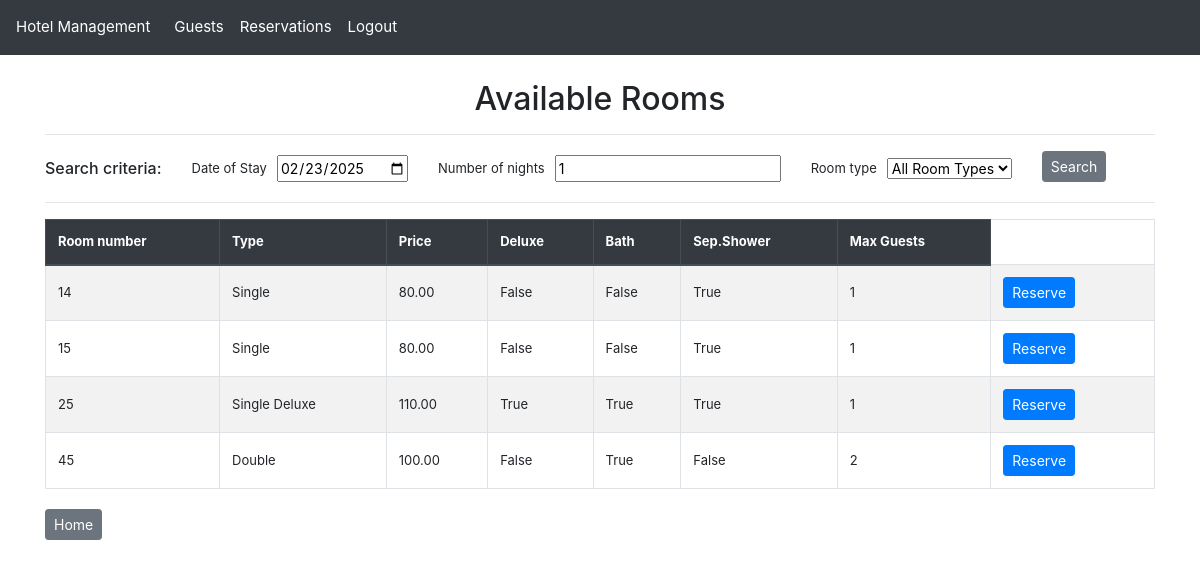
The page /available-rooms/ (signed in) on the database as committed earlier.
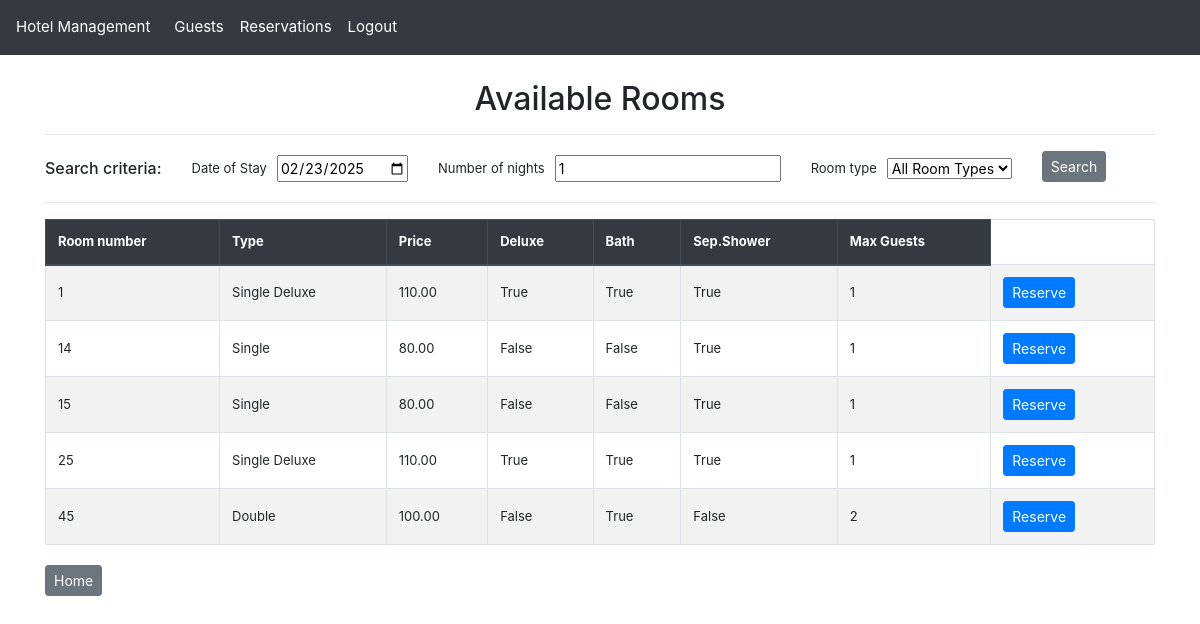
The same page on the database as committed later.
### hotel_app/models.py (models this page shows, shortened)
class Room(models.Model):
    room_number = models.IntegerField(
        primary_key=True,
        unique=True,
        help_text="Unique identifier for the room (e.g., 101, 102, etc.)"
    )
    room_type = models.ForeignKey(
        RoomType,
        null=True,
        on_delete=models.SET_NULL,
        related_name="rooms",
        help_text="The type/category of this room, determining its features and price"
    )

class RoomType(models.Model):
    room_type_code = models.CharField(
        max_length=3,
        validators=[
            MinLengthValidator(1),
            RegexValidator(r'^[A-Z]{1,3}$', message="The room type code must be between 1 and 3 uppercase letters"),
        ],
        unique=True,
        primary_key=True,
        help_text="Unique 1-3 letter code for the room type (e.g., 'STD' for Standard)"
    )
    room_type_name = models.CharField(
        max_length=25,
        help_text="Descriptive name for the room type"
    )
    price = models.DecimalField(
        max_digits=6,
        decimal_places=2,
        help_text="Nightly rate for this room type"
    )
    deluxe = models.BooleanField(
        help_text="Indicates if this is a deluxe category room"
    )
    bath = models.BooleanField(
        help_text="Indicates if the room has a bathtub"
    )
    separate_shower = models.BooleanField(
        help_text="Indicates if the room has a separate shower unit"
    )
    maximum_guests = models.PositiveSmallIntegerField(
        help_text="Maximum number of guests allowed in this room type"
    )
    def __str__(self):
        room_type_str = self.room_type_name
        logger.info(f"RoomType __str__ called: {room_type_str}")
        return room_type_str

### hotel_app/views.py (the view)
# urls.py: path("available-rooms/", views.available_rooms_list_view, name="available_rooms_list"),  # List all available rooms
@login_required
def available_rooms_list_view(request):
    logger.info(f"Available rooms search initiated by user: {request.user.username}")
    start_date = request.GET.get('start_date')
    if not start_date:
        start_date = request.session.get(
            'available_rooms_default_start_date',
            timezone.now().date().strftime('%Y-%m-%d')  # Default to today
        )
        logger.info(f"Using default/session start date: {start_date}")
    else:
        logger.info(f"Using provided start date: {start_date}")
    length_of_stay = request.GET.get('length_of_stay')
    if not length_of_stay:
        length_of_stay = request.session.get(
            'available_rooms_default_length_of_stay',
            1  # Default to 1 night
        )
        logger.info(f"Using default/session length of stay: {length_of_stay}")
    else:
        logger.info(f"Using provided length of stay: {length_of_stay}")
    room_type = request.GET.get('room_type')
    if not room_type:
        room_type = request.session.get(
            'available_rooms_default_room_type',
            ''  # Default to all room types
        )
        logger.info("Using default/session room type: all types" if not room_type else f"Using default/session room type: {room_type}")
    else:
        logger.info(f"Using provided room type filter: {room_type}")
    request.session['available_rooms_default_start_date'] = start_date
    request.session['available_rooms_default_length_of_stay'] = length_of_stay
    request.session['available_rooms_default_room_type'] = room_type
    logger.info("Search criteria persisted to session")
    rooms = Room.objects.all()
    logger.info(f"Total rooms before filtering: {rooms.count()}")
    available_room_filter = AvailableRoomFilter(
        request.GET or {
            'start_date': start_date,
            'length_of_stay': length_of_stay,
            'room_type': room_type
        },
        queryset=rooms
    )
    filtered_rooms_count = len(available_room_filter.qs)
    logger.info(f"Available rooms after filtering: {filtered_rooms_count}")
    return render(request, 'available_rooms_list.html', {
        'filter': available_room_filter
    })

### hotel_app/templatetags/custom_filters.py (called while the page is built)
@register.filter(name='is_in_group')
def is_in_group(user, group_name):
    return user.groups.filter(name=group_name).exists()

### hotel_app/templates/available_rooms_list.html (shortened to what this page needs)
{% extends "base.html" %}
{% block content %}
    <h2 class="text-center">Available Rooms</h2>
    <hr>
    <div class="row align-items-center">
        <div class="col-auto text-center" style="font-size: 13px; vertical-align: middle;">
            <h6 class="fw-bold mb-0">Search criteria:</h6>
        </div>
        <div class="col">
            <form method="get" class="row g-3">
                {% for field in filter.form %}
                <div class="col-md-auto d-flex align-items-center mt-1 mb-1">
                    <label for="{{ field.id_for_label }}" class="form-label fw-bold" style="font-size: 13px; margin-right: 10px; margin-bottom: 0; vertical-align: middle;">{{ field.label }}</label>
                    {{ field }}
                </div>
                {% endfor %}
                <div class="col-md-auto">
                    <button type="submit" class="btn btn-secondary btn-sm">Search</button>
                </div>
            </form>
        </div>
    </div>
    <hr>
    <table class="table table-bordered table-striped ">
        <thead class="thead-dark">
            <tr>
                <th>Room number</th>
                <th>Type</th>
                <th>Price</th>
                <th>Deluxe</th>
                <th>Bath</th>
                <th>Sep.Shower</th>
                <th>Max Guests</th>
            </tr>
        </thead>
        <tbody>
            {% for room in filter.qs %}
            <tr>
                <td>{{ room.room_number }} </td>
                <td>{{ room.room_type.room_type_name }} </td>
                <td>{{ room.room_type.price }} </td>
                <td>{{ room.room_type.deluxe }} </td>
                <td>{{ room.room_type.bath }} </td>
                <td>{{ room.room_type.separate_shower }} </td>
                <td>{{ room.room_type.maximum_guests }} </td>
                <td>
                    <div class="button-group">
                        <a href="{% url 'available_rooms_reserve' room.room_number %}?start_date={{ filter.form.start_date.value }}&length_of_stay={{ filter.form.length_of_stay.value }}" class="btn btn-primary btn-sm" >Reserve</a>
                    </div>
                </td>
            </tr>
            {% endfor %}
        </tbody>
    </table>
{% endblock %}
{% block footer %}
<div class="button-group">
    <a href="{% url 'home' %}" class="btn btn-secondary btn-sm">Home</a>
</div>
{% endblock %}

### hotel_app/templates/base.html (shortened to what this page needs)
{% load custom_filters %}
{% load static %}
<!DOCTYPE html>
<html lang="en">
<head>
    <link href="https://cdn.jsdelivr.net/npm/bootstrap@4.6.2/dist/css/bootstrap.min.css" rel="stylesheet">
    <link href="https://cdnjs.cloudflare.com/ajax/libs/font-awesome/6.0.0/css/all.min.css" rel="stylesheet">
    <link rel="stylesheet" type="text/css" href="{% static 'css/styles.css' %}">
</head>
<body>
    <nav class="navbar navbar-expand-lg navbar-dark fixed-top">
        <a class="navbar-brand" href="{% url 'home' %}">Hotel Management</a>
        <div class="collapse navbar-collapse" id="navbarNav">
            <ul class="navbar-nav">
                {% if user.is_authenticated %}
                <li class="nav-item">
                    <a class="nav-link" href="{% url 'guest_list' %}">Guests</a>
                </li>
                <li class="nav-item">
                    <a class="nav-link" href="{% url 'reservation_list' %}">Reservations</a>
                </li>
                <li class="nav-item"><a class="nav-link" href="{% url 'logout' %}">Logout</a></li>
                {% else %}
                    <li class="nav-item"><a class="nav-link" href="{% url 'login' %}">Login</a></li>
                {% endif %}
            </ul>
        </div>
    </nav>
    <div class="container">
        {% block content %}{% endblock  %}
    </div>
    <div class="container">
        {% block footer %}{% endblock  %}
    </div>
</body>
</html>

### static/css/styles.css (style rules this page uses)
body { padding-top: 56px; font-size: 14px; }
.navbar { background-color: #343a40; }
.navbar-brand, .nav-link { color: #fff !important; font-size: 15px; }
.container { margin-top: 20px; font-size: 14px; }
.table th, .table td { vertical-align: middle; font-size: 13px; }
.button-group a, button { margin-right: 10px; }

### hotel_app/templates/stylesheet_include.html (style rules this page uses)
body { padding-top: 56px; font-size: 14px; }
.navbar { background-color: #343a40; }
.navbar-brand, .nav-link { color: #fff !important; font-size: 15px; }
.container { margin-top: 20px; font-size: 14px; }
.table th, .table td { vertical-align: middle; font-size: 13px; }
.button-group a, button { margin-right: 10px; }

Rows that differ between the two databases and show on the page:
added Room: room_number "1", room_type.room_type_name "Single Deluxe", room_type.price "110.00", room_type.deluxe "True", room_type.bath "True", room_type.separate_shower "True", room_type.maximum_guests "1"
